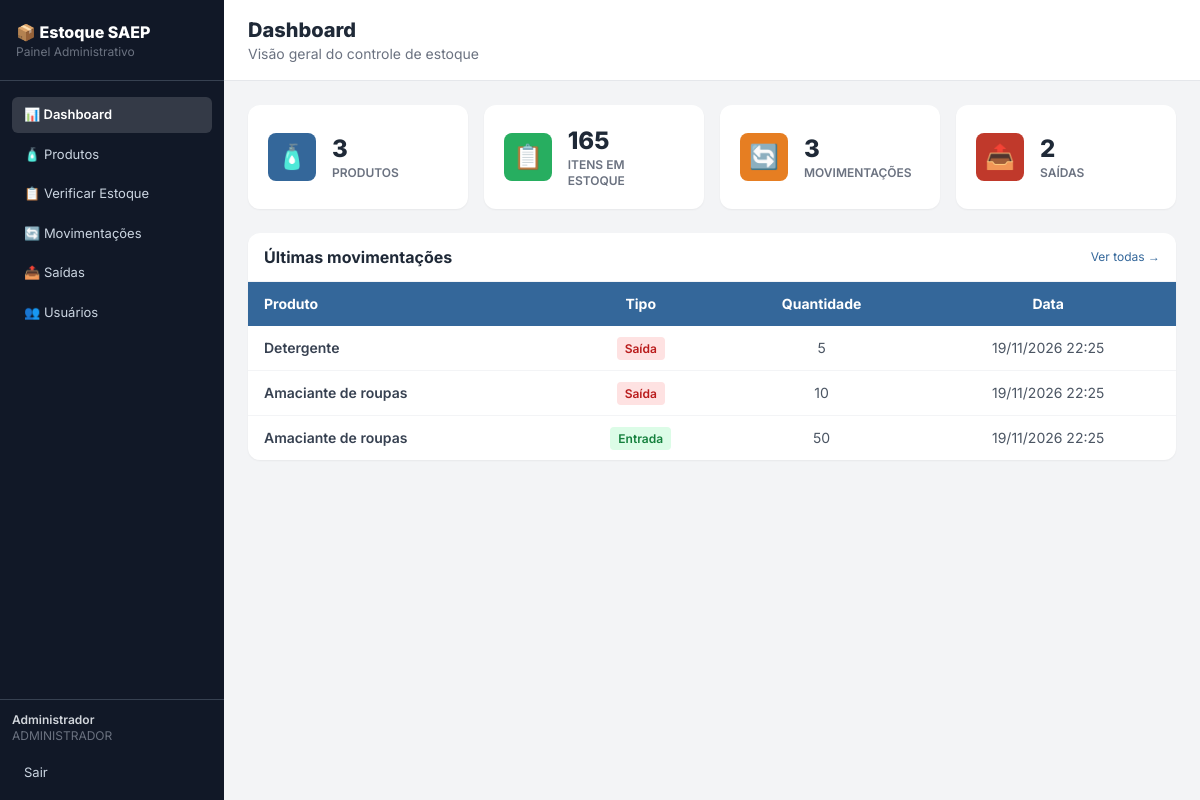
The app's page /index.php (signed in) with its own data.
### tables this page shows
CREATE TABLE movimentacao (
    id_movimentacao INT AUTO_INCREMENT NOT NULL PRIMARY KEY,
    tipo VARCHAR(10) NOT NULL CHECK (tipo IN ('ENTRADA', 'SAIDA')),
    quantidade INTEGER NOT NULL,
    id_produto INTEGER NOT NULL,
    datetime_movimentacao DATETIME NOT NULL DEFAULT CURRENT_TIMESTAMP,
    id_user INTEGER NOT NULL,
    FOREIGN KEY (id_produto) REFERENCES produto(id_produto),
    FOREIGN KEY (id_user) REFERENCES `user`(id_user)
);

CREATE TABLE produto (
    id_produto INT AUTO_INCREMENT NOT NULL PRIMARY KEY,
    nome VARCHAR(100) NOT NULL,
    quantidade_estoque INTEGER NOT NULL DEFAULT 0,
    valor_unitario NUMERIC(10,2) NOT NULL,
    data_cadastro DATE NOT NULL DEFAULT (CURRENT_DATE)
);

### index.php (the view, shortened to what this page needs)
<?php
require_once __DIR__ . '/conexao.php';
require_once __DIR__ . '/includes/menu.php';
$sql = "SELECT
    (SELECT COUNT(*) FROM produto) AS produtos,
    (SELECT COALESCE(SUM(quantidade_estoque), 0) FROM produto) AS itens,
    (SELECT COUNT(*) FROM movimentacao) AS movimentacoes,
    (SELECT COUNT(*) FROM movimentacao WHERE tipo = 'SAIDA') AS saidas";
$totais = $pdo->query($sql)->fetch();
$cards = [
    ["🧴", "Produtos", $totais["produtos"], "produtos.php", "bg-senai-blue"],
    ["📋", "Itens em estoque", $totais["itens"], "estoque.php", "bg-senai-green"],
    ["🔄", "Movimentações", $totais["movimentacoes"], "movimentacoes.php", "bg-senai-orange"],
    ["📤", "Saídas", $totais["saidas"], "saidas.php", "bg-senai-red"],
];
?>
    <main class="flex-1 flex flex-col">
        <div class="bg-white border-b border-gray-200 px-6 py-4">
            <h1 class="text-xl font-extrabold text-gray-800">Dashboard</h1>
            <p class="text-sm text-gray-500">Visão geral do controle de estoque</p>
        </div>
        <div class="p-6 flex-1">
            <div class="grid grid-cols-2 lg:grid-cols-4 gap-4 mb-6">
                <?php foreach ($cards as $c): ?>
                    <a href="<?= $c[3] ?>" class="bg-white rounded-xl shadow-sm p-5 flex items-center gap-4 hover:shadow-md transition">
                        <div class="<?= $c[4] ?> text-white text-2xl w-12 h-12 rounded-lg flex items-center justify-center"><?= $c[0] ?></div>
                        <div>
                            <p class="text-2xl font-extrabold text-gray-800"><?= $c[2] ?></p>
                            <p class="text-xs text-gray-500 uppercase font-semibold"><?= $c[1] ?></p>
                        </div>
                    </a>
                <?php endforeach; ?>
            </div>
            <div class="bg-white rounded-xl shadow-sm overflow-hidden">
                <div class="px-4 py-3 border-b border-gray-100 flex items-center justify-between">
                    <h2 class="font-bold text-gray-800">Últimas movimentações</h2>
                    <a href="movimentacoes.php" class="text-xs text-senai-blue hover:underline">Ver todas →</a>
                </div>
                <table class="w-full text-sm">
                    <thead class="bg-senai-blue text-white">
                        <tr>
                            <th class="px-4 py-3 text-left">Produto</th>
                            <th class="px-4 py-3 text-center">Tipo</th>
                            <th class="px-4 py-3 text-center">Quantidade</th>
                            <th class="px-4 py-3 text-center">Data</th>
                        </tr>
                    </thead>
                    <tbody class="divide-y divide-gray-100">
                    <?php
                        $sql = "SELECT m.tipo, m.quantidade, m.datetime_movimentacao, p.nome
                                FROM movimentacao m
                                JOIN produto p ON p.id_produto = m.id_produto
                                ORDER BY m.id_movimentacao DESC LIMIT 5";
                        $movimentacoes = $pdo->query($sql)->fetchAll();
                        foreach ($movimentacoes as $m):
                    ?>
                        <tr class="hover:bg-gray-50 transition">
                            <td class="px-4 py-3 text-gray-700 font-semibold"><?= htmlspecialchars($m["nome"]) ?></td>
                            <td class="px-4 py-3 text-center">
                                <?php if ($m["tipo"] == "ENTRADA"): ?>
                                    <span class="bg-green-100 text-green-700 text-xs font-semibold px-2 py-1 rounded">Entrada</span>
                                <?php else: ?>
                                    <span class="bg-red-100 text-red-700 text-xs font-semibold px-2 py-1 rounded">Saída</span>
                                <?php endif; ?>
                            </td>
                            <td class="px-4 py-3 text-center text-gray-600"><?= $m["quantidade"] ?></td>
                            <td class="px-4 py-3 text-center text-gray-600"><?= date("d/m/Y H:i", strtotime($m["datetime_movimentacao"])) ?></td>
                        </tr>
                    <?php endforeach; ?>
                    </tbody>
                </table>
            </div>
        </div>
    </main>
</body>
</html>

### includes/menu.php (style rules this page uses)
body { font-family: 'Inter', sans-serif; }

### records on screen
movimentacao: id_produto.nome "Detergente", tipo "Saída", quantidade "5", datetime_movimentacao "19/11/2026 22:25"
movimentacao: id_produto.nome "Amaciante de roupas", tipo "Saída", quantidade "10", datetime_movimentacao "19/11/2026 22:25"
movimentacao: id_produto.nome "Amaciante de roupas", tipo "Entrada", quantidade "50", datetime_movimentacao "19/11/2026 22:25"

### other values on screen
$_SESSION['nome'] "Administrador"
$_SESSION['perfil'] "ADMINISTRADOR"
$c[0] "🧴"
$c[2] "3"
$c[1] "PRODUTOS"
$c[0] "📋"
$c[2] "165"
$c[1] "ITENS EM ESTOQUE"
$c[0] "🔄"
$c[1] "MOVIMENTAÇÕES"
$c[0] "📤"
$c[2] "2"
$c[1] "SAÍDAS"
